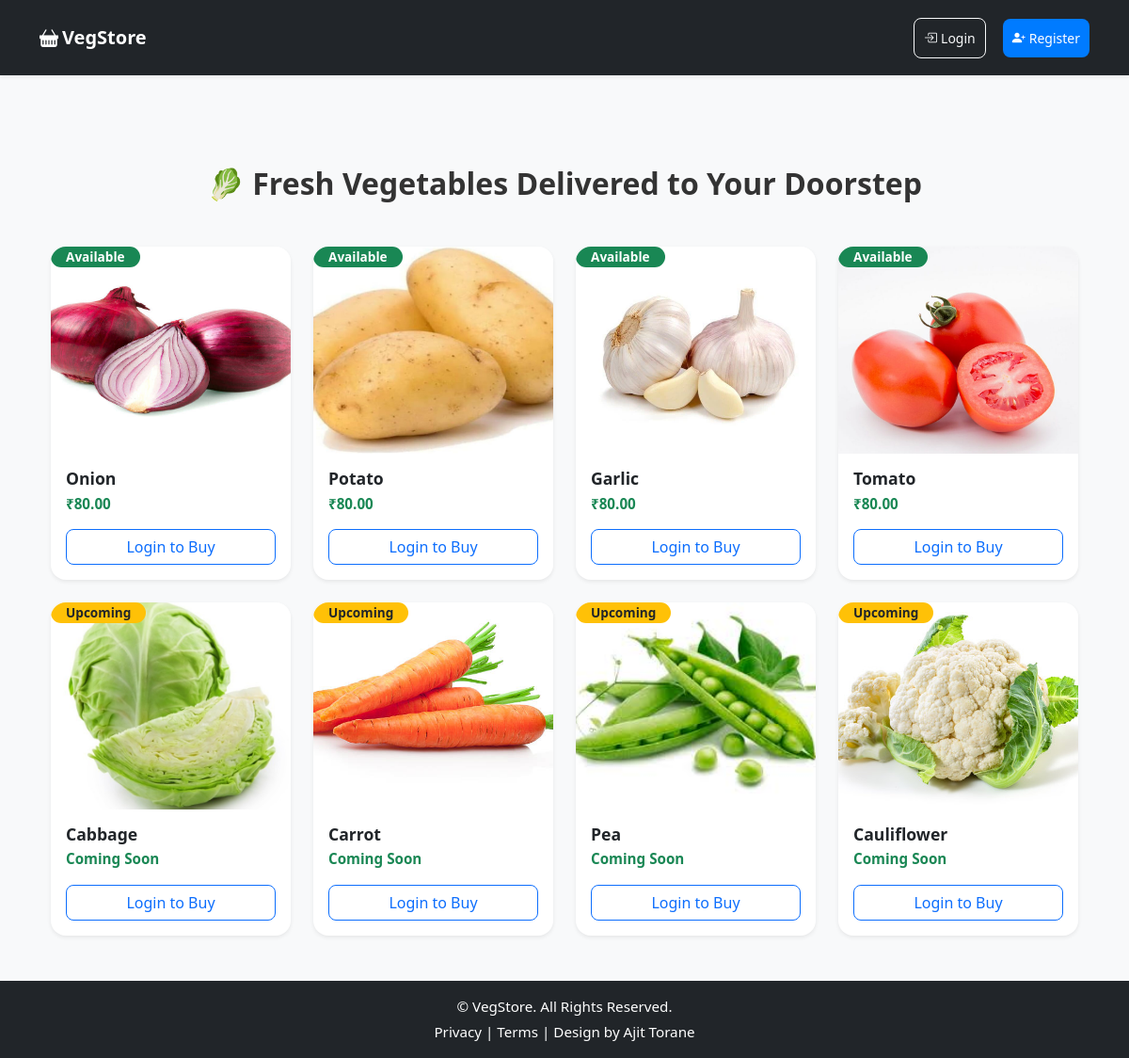
The page / on the database its author committed.
### app.py (models this page shows)
class Product(db.Model):
    id = db.Column(db.Integer, primary_key=True)
    name = db.Column(db.String(150), nullable=False)
    price = db.Column(db.Float, nullable=False)
    image = db.Column(db.String(150), nullable=False)
    status = db.Column(db.String(20), default='available')

### app.py (the view)
@app.route('/')
def index():
    products = Product.query.all()
    return render_template('index.html', products=products)

### app.py (called while the page is built)
@app.context_processor
def inject_cart_count():
    if current_user.is_authenticated and not current_user.is_admin:
        count = Order.query.filter_by(
            user_id=current_user.id,
            payment_status="Pending"
        ).count()
    else:
        count = 0
    return dict(cart_count=count)

### templates/index.html (shortened to what this page needs)
{% extends 'base.html' %}
{% block content %}
<link rel="stylesheet" href="{{ url_for('static', filename='css/style.css') }}">
<div class="container mt-5">
  <h2 class="mb-5 fw-bold text-center">
    🥬 Fresh Vegetables Delivered to Your Doorstep
  </h2>
  <div class="row g-4">
    {% for product in products %}
    <div class="col-lg-3 col-md-4 col-sm-6">
      <div class="card h-100 shadow-sm border-0 rounded-4 overflow-hidden position-relative hover-scale">
        <img src="{{ url_for('static', filename='images/' ~ product.image) }}"
             class="card-img-top"
             alt="{{ product.name }}"
             style="height:220px; object-fit:cover; transition: transform 0.3s;">
        {% if product.status == 'available' %}
        <span class="badge position-absolute top-2 start-2 bg-success text-white px-3 py-1 rounded-pill">
          Available
        </span>
        {% else %}
        <span class="badge position-absolute top-2 start-2 bg-warning text-dark px-3 py-1 rounded-pill">
          Upcoming
        </span>
        {% endif %}
        <div class="card-body d-flex flex-column">
          <h5 class="fw-semibold mb-1">{{ product.name }}</h5>
          <p class="text-success fw-bold mb-3">
            {% if product.status == 'available' %}
              ₹{{ "%.2f"|format(product.price) }}
            {% else %}
              Coming Soon
            {% endif %}
          </p>
          {% if current_user.is_authenticated %}
            {% if product.status == 'available' %}
            <form action="{{ url_for('add_to_cart', id=product.id) }}" method="POST" class="mt-auto">
             <button type="submit"
        class="btn btn-primary w-100 btn-hover add-to-cart-btn"
        data-product-id="{{ product.id }}">
  🛒 Add to Cart
</button>
            </form>
            {% else %}
            <button class="btn btn-secondary w-100 mt-auto" disabled>Coming Soon</button>
            {% endif %}
          {% else %}
            <a href="{{ url_for('login') }}" class="btn btn-outline-primary w-100 mt-auto">Login to Buy</a>
          {% endif %}
        </div>
      </div>
    </div>
    {% endfor %}
  </div>
</div>
{% endblock %}

### static/css/style.css (style rules this page uses)
* { box-sizing: border-box; }
body { font-family: 'Segoe UI', Tahoma, Geneva, Verdana, sans-serif; background-color: #f8f9fa; color: #333; margin: 0; padding: 0; min-height: 100vh; display: flex; flex-direction: column; }
html, body { overflow-x: hidden; }
.card { border-radius: 14px; overflow: hidden; background: #fff; box-shadow: 0 3px 8px rgba(0, 0, 0, 0.1); transition: transform 0.3s ease, box-shadow 0.3s ease; }
.card img { height: 180px; width: 100%; object-fit: cover; transition: transform 0.4s ease; }
.card-body { padding: 16px; }
.card-body h5 { font-size: 1.1rem; margin-bottom: 6px; font-weight: 600; }
.card-body p { font-size: 0.95rem; color: #555; }
.btn { border-radius: 8px; font-weight: 500; }
.badge { font-size: 0.85rem; padding: 6px 10px; font-weight: 600; border-radius: 6px; }
.hover-scale img { transition: transform 0.3s ease; }

### templates/base.html (style rules this page uses)
body { min-height: 100vh; display: flex; flex-direction: column; }

### rows shown on the page
Product: image (picture), status "Available", name "Onion", price "80.00"
Product: image (picture), status "Available", name "Potato", price "80.00"
Product: image (picture), status "Available", name "Garlic", price "80.00"
Product: image (picture), status "Available", name "Tomato", price "80.00"
Product: image (picture), status "Upcoming", name "Cabbage"
Product: image (picture), status "Upcoming", name "Carrot"
Product: image (picture), status "Upcoming", name "Pea"
Product: image (picture), status "Upcoming", name "Cauliflower"
